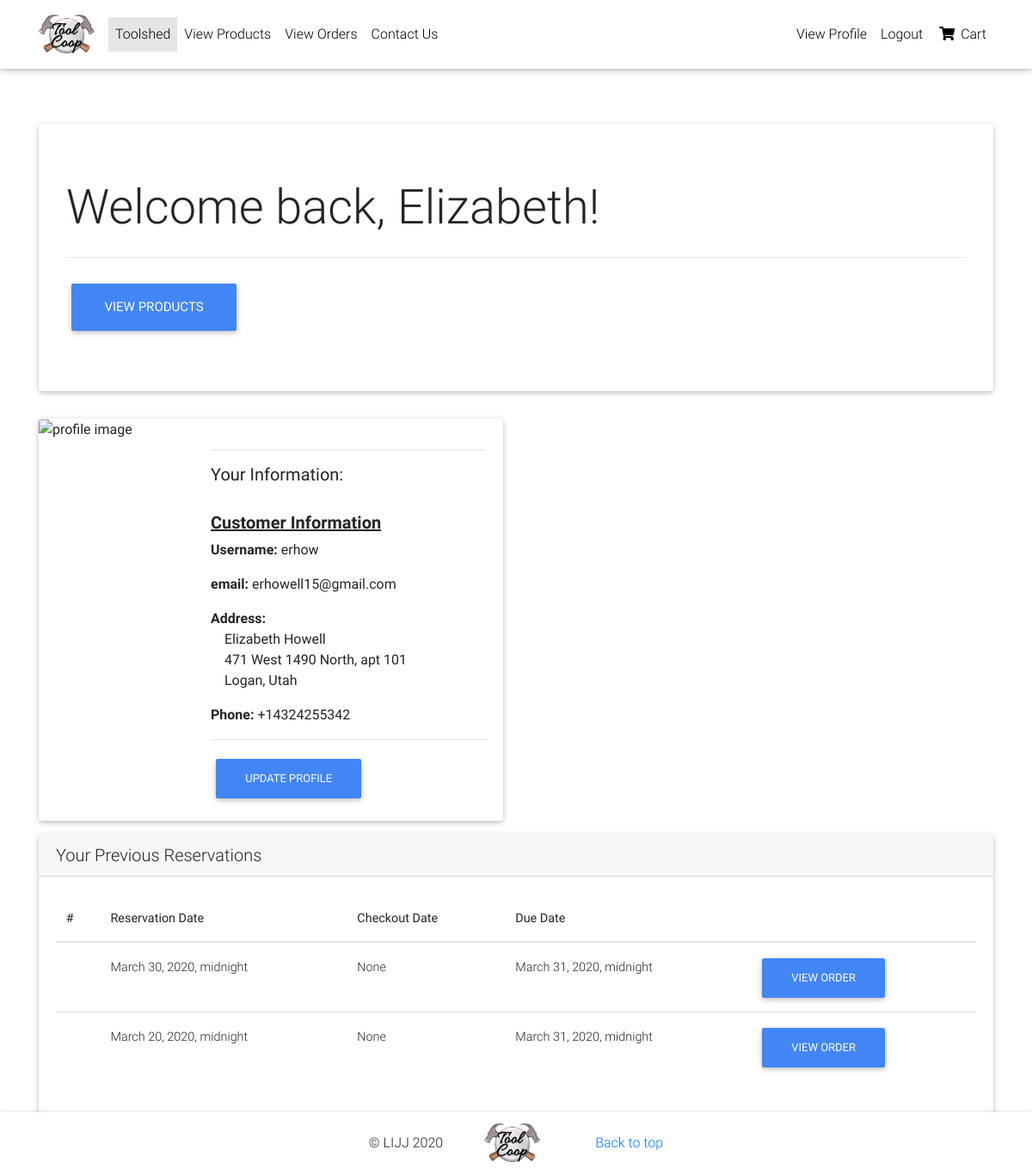
The page /profile/ (signed in) on the database as committed earlier.
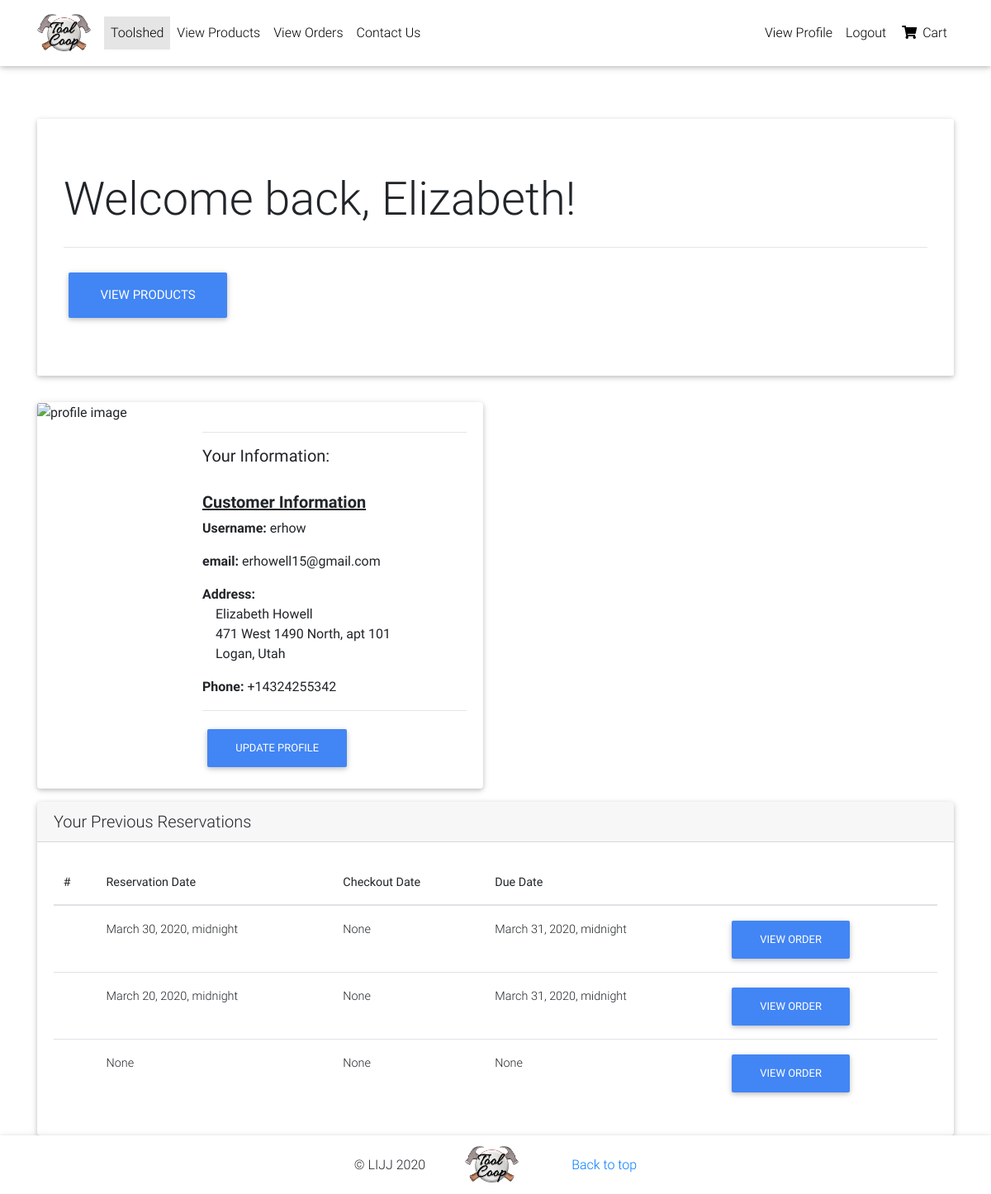
The same page on the database as committed later.
### backend/models.py (models this page shows, shortened)
class Order(models.Model):
    user = models.ForeignKey(User, on_delete=models.CASCADE)
    items = models.ManyToManyField(OrderItem)
    is_reserved = models.BooleanField(default=False)
    is_checked_out = models.BooleanField(default=False)
    reservation_date = models.DateTimeField(null=True)
    checkout_date = models.DateTimeField(null=True)
    due_date = models.DateTimeField(null=True)
    checkin_date = models.DateTimeField(null=True)
    def get_absolute_url(self):
        return reverse("previous-order-summary", kwargs={'id':self.id})

### backend/views.py (the view)
# urls.py: path('profile/', profile, name='profile'),
@login_required
def profile(request):
    profile = Profile.objects.get(user=request.user)
    orders = Order.objects.filter(user=request.user)
    context = {
        'profile' : profile,
        'orders' : orders,
    }
    return render(request, 'backend/profile.html',context)

### backend/templates/backend/profile.html
{% extends "backend/base.html" %}
{% load crispy_forms_tags %}
{% block content %}
<main class="mt-5 pt-4">
  <div class="jumbotron">
    <h1 class="display-4">Welcome back, {{user.first_name }}!</h1>
    <hr class="my-4">
    <a class="btn btn-primary btn-lg" href="#" role="button">View Products</a>
  </div>
    <div class="card mb-3" style="max-width: 540px;">
        <div class="row no-gutters">
          <div class="col-md-4">
            <img src="{{ user.profile.img.url }}" class="card-img" alt="profile image">
          </div>
          <div class="col-md-8">
            <div class="card-body">
                <hr>
                <h5>Your Information:</h5>
                <br>
                <h5 class="font-weight-bold"><u>Customer Information</u></h5>
                <p>
                  <span class="font-weight-bold"> Username:</span>
                  {{ user.username }}
                </p>
                <p>
                    <span class="font-weight-bold"> email:</span>
                    {{ user.email }}
                </p>
                  <span class="font-weight-bold"> Address:</span>
                  <div class="text-left ml-3">
                    <p>{{ user.first_name }} {{ user.last_name}}
                      <br>
                      {{ profile.address1 }}, {{ profile.address2 }}
                      <br>
                      {{ profile.city }}, {{ profile.state }}
                    </p>
                  </div>
                  <p>
                    <span class="font-weight-bold"> Phone:</span>
                    {{ profile.phone }}
                </p>
                <hr>
                <a class="btn btn-primary" href="{% url 'edit-profile' %}"> Update Profile</a>
            </div>
          </div>
        </div>
      </div>
      <div class="card">
        <h5 class="card-header">Your Previous Reservations</h5>
        <div class="card-body">
          <table class="table">
            <thead>
              <tr>
                <th scope="col">#</th>
                <th scope="col">Reservation Date</th>
                <th scope="col">Checkout Date</th>
                <th scope="col">Due Date</th>
                <th scope="col"></th>
              </tr>
            </thead>
            <tbody>
              {% for order in orders %}
              <tr>
                <th scope="row"></th>
                <td>{{ order.reservation_date }}</td>
                <td>{{ order.checkout_date }}</td>
                <td>{{ order.due_date }}</td>
                <td><a class="btn btn-primary" href="{{ order.get_absolute_url }}">View Order</a> </td>
              </tr>
              {% endfor %}
            </tbody>
          </table>
        </div>
      </div>
</main>
{% endblock content %}

Rows that differ between the two databases and show on the page:
added Order: reservation_date "None", checkout_date "None", due_date "None"
